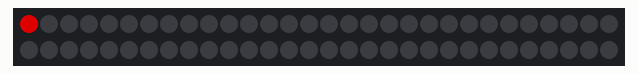
Bench run of a sketch on a simulated Arduino Uno, built with avr-gcc and run on an emulated ATmega328P. Parts: 60 RGB LEDs in strip order, left to right, continuing on the next row. Dim RGB values are drawn brighter than linear.

Above: at 0.16 s.
At 1.69 s:
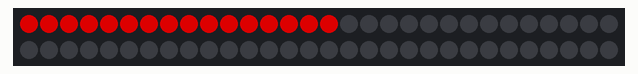
At 3.22 s:
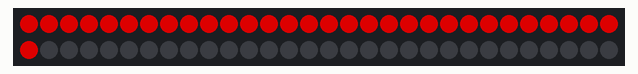
At 5.06 s:
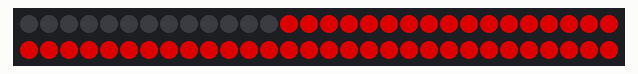
At 6.59 s:
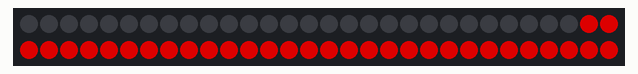
At 13.02 s:
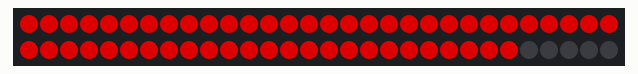

Measured:
- by itself, everything shown: repeats every 12.3 s, in 40 steps

The sketch:

strandtest.ino
```cpp
// A basic everyday NeoPixel strip test program.

// NEOPIXEL BEST PRACTICES for most reliable operation:
// - Add 1000 uF CAPACITOR between NeoPixel strip's + and - connections.
// - MINIMIZE WIRING LENGTH between microcontroller board and first pixel.
// - NeoPixel strip's DATA-IN should pass through a 300-500 OHM RESISTOR.
// - AVOID connecting NeoPixels on a LIVE CIRCUIT. If you must, ALWAYS
//   connect GROUND (-) first, then +, then data.
// - When using a 3.3V microcontroller with a 5V-powered NeoPixel strip,
//   a LOGIC-LEVEL CONVERTER on the data line is STRONGLY RECOMMENDED.
// (Skipping these may work OK on your workbench but can fail in the field)

#include <Adafruit_NeoPixel.h>
#ifdef __AVR__
 #include <avr/power.h> // Required for 16 MHz Adafruit Trinket
#endif

// Which pin on the Arduino is connected to the NeoPixels?
// On a Trinket or Gemma we suggest changing this to 1:
#define LED_PIN    13

// How many NeoPixels are attached to the Arduino?
#define LED_COUNT 60

// Declare our NeoPixel strip object:
Adafruit_NeoPixel strip(LED_COUNT, LED_PIN, NEO_GRB + NEO_KHZ400);
// Argument 1 = Number of pixels in NeoPixel strip
// Argument 2 = Arduino pin number (most are valid)
// Argument 3 = Pixel type flags, add together as needed:
//   NEO_KHZ800  800 KHz bitstream (most NeoPixel products w/WS2812 LEDs)
//   NEO_KHZ400  400 KHz (classic 'v1' (not v2) FLORA pixels, WS2811 drivers)
//   NEO_GRB     Pixels are wired for GRB bitstream (most NeoPixel products)
//   NEO_RGB     Pixels are wired for RGB bitstream (v1 FLORA pixels, not v2)
//   NEO_RGBW    Pixels are wired for RGBW bitstream (NeoPixel RGBW products)


// setup() function -- runs once at startup --------------------------------

void setup() {
  // These lines are specifically to support the Adafruit Trinket 5V 16 MHz.
  // Any other board, you can remove this part (but no harm leaving it):
#if defined(__AVR_ATtiny85__) && (F_CPU == 16000000)
  clock_prescale_set(clock_div_1);
#endif
  // END of Trinket-specific code.

  strip.begin();           // INITIALIZE NeoPixel strip object (REQUIRED)
  strip.show();            // Turn OFF all pixels ASAP
  strip.setBrightness(150); // Set BRIGHTNESS to about 1/5 (max = 255)
}


// loop() function -- runs repeatedly as long as board is on ---------------

void loop() {
  // Fill along the length of the strip in various colors...

  colorWipe(strip.Color(255,   0,   0), 7.5); // Red
  reversecolorWipe(strip.Color(0,  0, 0), 7.5);

}


// Some functions of our own for creating animated effects -----------------

// Fill strip pixels one after another with a color. Strip is NOT cleared
// first; anything there will be covered pixel by pixel. Pass in color
// (as a single 'packed' 32-bit value, which you can get by calling
// strip.Color(red, green, blue) as shown in the loop() function above),
// and a delay time (in milliseconds) between pixels.
void colorWipe(uint32_t color, int wait) {
  for(int i=0; i<strip.numPixels(); i++) { // For each pixel in strip...
    strip.setPixelColor(i, color);         //  Set pixel's color (in RAM)
    strip.show();                          //  Update strip to match
    delay(wait);
  }
}
void reversecolorWipe(uint32_t color, int wait) {
  for(int i=0; i<strip.numPixels(); i++) { // For each pixel in strip...
    strip.setPixelColor(i, color);         //  Set pixel's color (in RAM)
    strip.show();                          //  Update strip to match
    delay(wait);
  }
}
```
